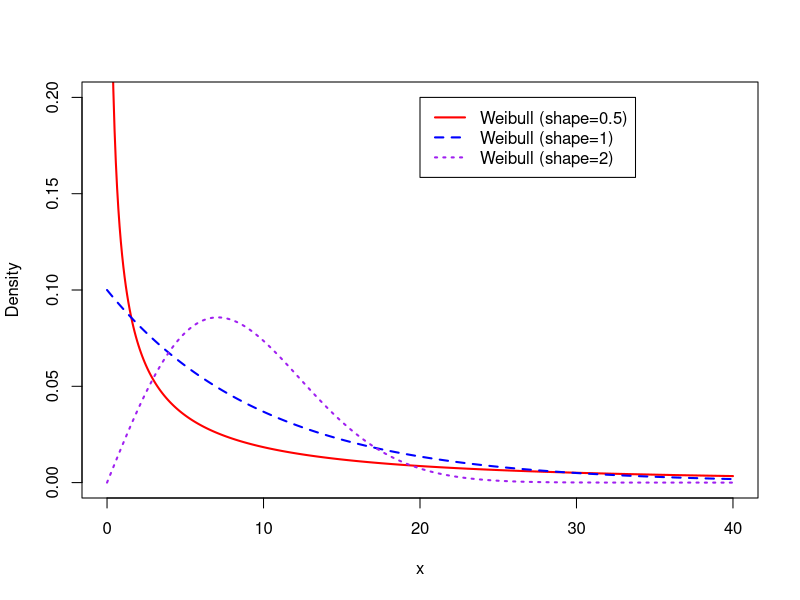

Reproduce this figure in R.
## pdf of Weibull distributions

# with different shape parameters
x <- seq(0,40,length=500)
weib_1 <- dweibull(x, shape = 0.5, scale = 10, log = FALSE)
weib_2 <- dweibull(x, shape = 1, scale = 10, log = FALSE)
weib_3 <- dweibull(x, shape = 2, scale = 10, log = FALSE)
#jpeg("Ch4_Weibull_a.jpeg", width = 6, height = 4, units = 'in', res = 1800)  # save the plot as jpeg format
plot(x,weib_1,type="l",ylab="Density",xlab="x",lty=1,lwd=2,col="red",ylim=c(0,0.2)) 
lines(x,weib_2,lty=2,lwd=2,col="blue") 
lines(x,weib_3,lty=3,lwd=2,col="purple") 
legend(20,0.2,c("Weibull (shape=0.5)","Weibull (shape=1)","Weibull (shape=2)"),lty=c(1,2,3),lwd=c(2,2,2),col=c("red","blue","purple")) # add legend
#dev.off()
